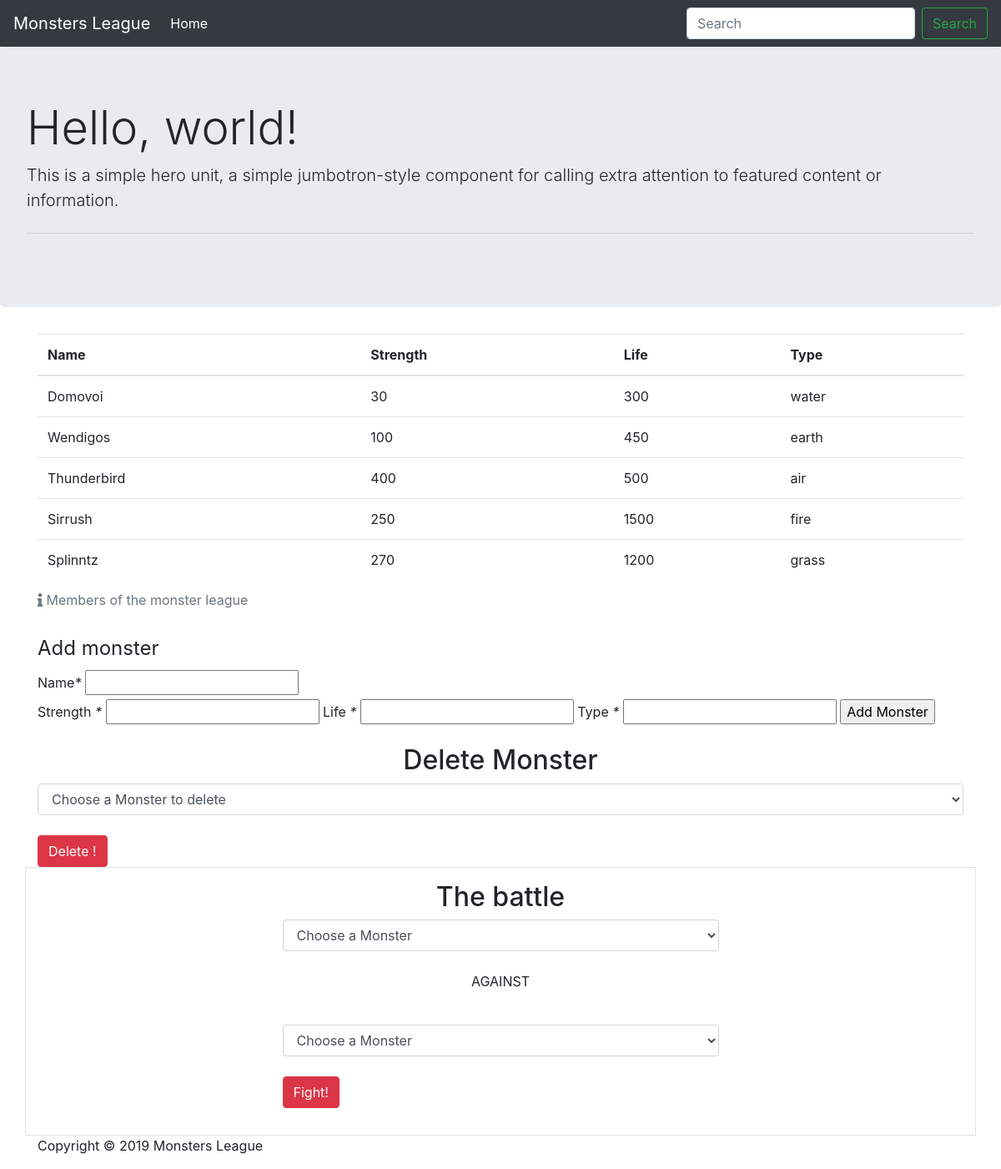
The page / on the database its author committed.
### tables this page shows
CREATE TABLE IF NOT EXISTS `monster` (
  `name` varchar(30) NOT NULL,
  `strength` int(11) NOT NULL,
  `life` int(11) NOT NULL,
  `type` varchar(20) NOT NULL
);

### functions.php (called while the page is built, shortened)
<?php
require __DIR__ . '/monster.php';
function getMonstersObjet()
{
    $monsters = getMonsters();
    $monstersAux = array();
    foreach ($monsters as $monster) {
        $monstersAux[] = new Monster($monster['name'],$monster['strength'],$monster['life'],$monster['type']);
    }
    return $monstersAux;
}
function getMonsters()
{
    $dsn = 'mysql:host=localhost;dbname=monsters';
    $username = 'root';
    $password = 'newPass';
    $dbh = new PDO($dsn, $username, $password);
    $query = "SELECT * FROM monster";
    $result = $dbh -> query($query);
    $monster = $result -> fetchAll();
    return $monster;
}

### monster.php (called while the page is built, shortened)
<?php
class Monster{
    private $name = 'Default';
    private $strength;
    private $life;
    private $type;
    function __construct($nameP, $strengthP, $lifeP, $typeP){
        $this->name = $nameP;
        $this->strength = $strengthP;
        $this->life = $lifeP;
        $this->type = $typeP;
    }
    function getName(){
        return $this->name;
    }
    function getStrength(){
        return $this->strength;
    }
    function getLife(){
        return $this->life;
    }
    function getType(){
        return $this->type;
    }
}
?>

### index.php (the view, shortened to what this page needs)
<?php
require __DIR__ . '/functions.php';
$monsters = getMonstersObjet();
?>
<!DOCTYPE html>
<html lang="fr">
    <head>
        <link rel="stylesheet" href="bootstrap-4.1.3-dist/css/bootstrap.min.css">
        <link rel="stylesheet" href="https://use.fontawesome.com/releases/v5.6.3/css/all.css">
    </head>
    <body>
        <nav class="navbar navbar-expand-lg navbar-dark bg-dark">
            <a class="navbar-brand" href="#">Monsters League</a>
            <div class="collapse navbar-collapse" id="navbarSupportedContent">
                <ul class="navbar-nav mr-auto">
                    <li class="nav-item active">
                        <a class="nav-link" href="#">Home <span class="sr-only">(current)</span></a>
                    </li>
                </ul>
                <form class="form-inline my-2 my-lg-0">
                    <input class="form-control mr-sm-2" type="search" placeholder="Search" aria-label="Search">
                    <button class="btn btn-outline-success my-2 my-sm-0" type="submit">Search</button>
                </form>
            </div>
        </nav>
        <div class="jumbotron">
            <h1 class="display-4">Hello, world!</h1>
            <p class="lead">This is a simple hero unit, a simple jumbotron-style component for calling extra attention to featured content or information.</p>
            <hr class="my-4">
        </div>
        <div class="container">
            <table class="table table-hover">
                <caption><i class="fas fa-info"></i> Members of the monster league</caption>
                <thead>
                    <tr>
                        <th>Name</th>
                        <th>Strength</th>
                        <th>Life</th>
                        <th>Type</th>
                    </tr>
                </thead>
                <tbody>
                    <?php foreach ($monsters as $monster) { ?>
                        <tr>
                            <td><?php echo $monster->getName(); ?></td>
                            <td><?php echo $monster->getStrength(); ?></td>
                            <td><?php echo $monster->getLife(); ?></td>
                            <td><?php echo $monster->getType(); ?></td>
                        </tr>
                    <?php } ?>
                </tbody>
            </table>
            <form method="post" action="addMonster.php">
                <legend>Add monster </legend>
                <fieldset>
                <label for="name" > Name<em>*</em></label> <input type="text" id="name" name="name">
		        <label for="strength"> Strength <em>*</em> <input type="int" id="strength" name="strength" >
		        <label for="life"> Life <em>*</em> <input type="int" id="life" name="life" >
                <label for="type"> Type <em>*</em> <input type="text" id="type" name="type">
                <input type="submit" value="Add Monster">
                </fieldset>
            </form>
            <form method="post" action="deleteMonster.php">
                <h2 class="text-center">Delete Monster</h2>
                <select class=" form-control" name="deleted_monster">
                    <option value="">Choose a Monster to delete</option>
                </select>
                <br>
                <button class="btn btn-md btn-danger center-block" type="submit">Delete !</button>
            </form>
            <div class="row border p-3">
                <div class="form-group col-md-6 offset-md-3">
                    <form method="POST" action="fight.php">
                        <h2 class="text-center">The battle</h2>
                        <select class=" form-control" name="first_monster_name">
                            <option value="">Choose a Monster</option>
                        </select>
                        <br>
                        <p class="text-center">AGAINST</p>
                        <br>
                        <select class="form-control" name="second_monster_name">
                            <option value="">Choose a Monster</option>
                        </select>
                        <br>
                        <button class="btn btn-md btn-danger center-block" type="submit">Fight!</button>
                    </form>
                </div>
            </div>
        </div>
        <footer>
            <div class="container">
                <p>Copyright © 2019 Monsters League</p>
            </div>
        </footer>
    </body>
</html>

### rows shown on the page
monster: name "Domovoi", strength "30", life "300", type "water"
monster: name "Wendigos", strength "100", life "450", type "earth"
monster: name "Thunderbird", strength "400", life "500", type "air"
monster: name "Sirrush", strength "250", life "1500", type "fire"
monster: name "Splinntz", strength "270", life "1200", type "grass"
